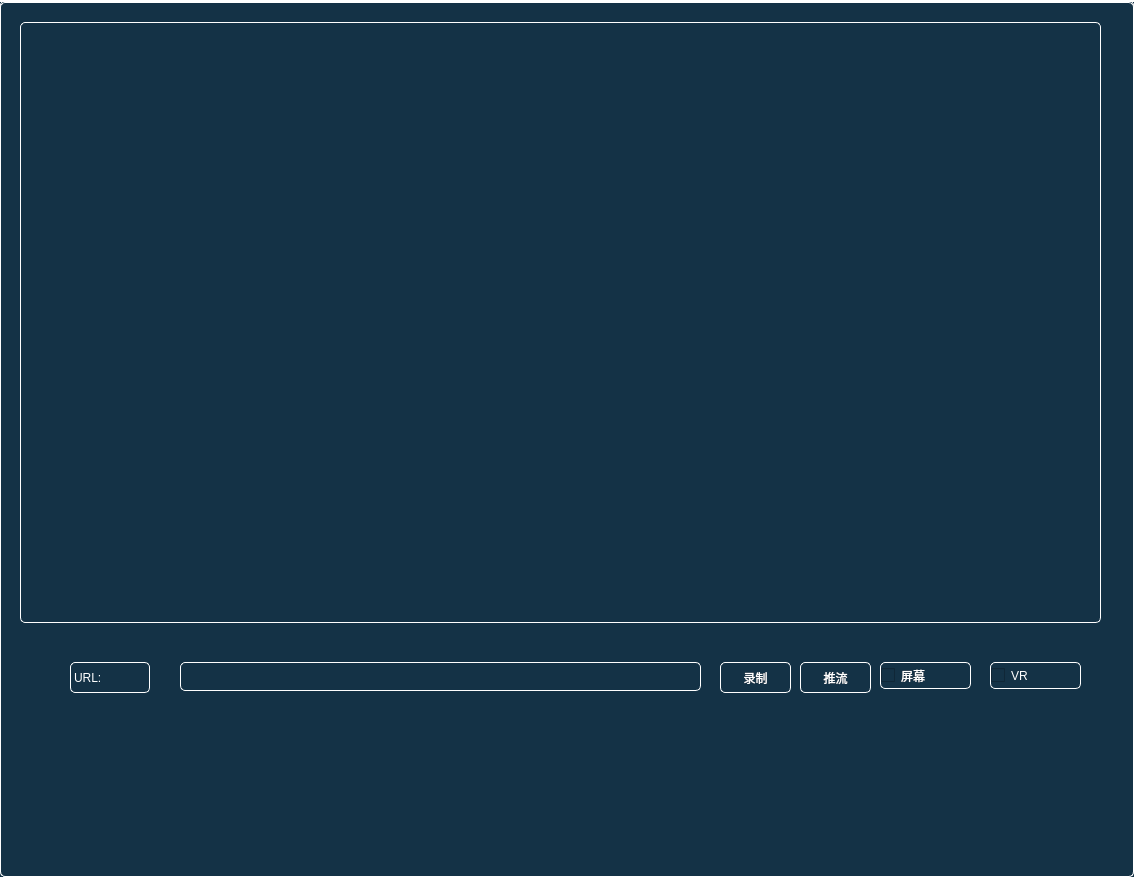
<?xml version="1.0" encoding="UTF-8"?>
<ui version="4.0">
 <class>RecordMainWindow</class>
 <widget class="QMainWindow" name="RecordMainWindow">
  <property name="geometry">
   <rect>
    <x>0</x>
    <y>0</y>
    <width>1134</width>
    <height>877</height>
   </rect>
  </property>
  <property name="windowTitle">
   <string>Webrtc推流demo</string>
  </property>
  <property name="styleSheet">
   <string notr="true">QWidget, QLabel{
                        color:white;
                        border: 1px solid white;
                        padding:0;
                        border-radius:5px;
							background-color:rgb(20,50,70);
                      /**  background-color:rgba(250,170,0,150);**/
  }

/*TabWidget*/
QTabWidget{
/*给tabwidget设置etAttribute(Qt::WA_StyledBackground)*/
border: 1px solid white;
background-color:rgb(20,50,70);
}
QTabWidget::tab-bar{
alignment:left;
left:1px;
}
QTabWidget::pane { 
/*background-color:rgb(20,50,70);*/
border:1px solid white;
} 
QTabBar{
/*只有有按钮的地方才是tabbar，空白处是tabwidget的*/
background-color:white;
}
QTabBar::tab{/*页签*/
min-height:28px;
padding:0 10px;
border:0;
margin:1px 1px 0 0;
background-color:rgb(20,50,70);
}
QTabBar::tab:first{
margin-left:1px;
}
QTabBar::tab:hover{
color:cyan;
}
QTabBar::tab:selected{
background-color: rgb(20, 100, 150);
}
QTabBar::tab:selected:hover{
}

QTabBar::tear{
}
QTabBar::scroller{
}
QMenu {
     background-color: rgb(20,50,70); /* sets background of the menu 设置整个菜单区域的背景色，我用的是白色：white*/
     border: 1px solid white;/*整个菜单区域的边框粗细、样式、颜色*/
 }
  
 QMenu::item {
     /* sets background of menu item. set this to something non-transparent
         if you want menu color and menu item color to be different */
     background-color: transparent;
     padding:8px 32px;/*设置菜单项文字上下和左右的内边距，效果就是菜单中的条目左右上下有了间隔*/
     margin:0px 8px;/*设置菜单项的外边距*/
     border-bottom:1px solid #DBDBDB;/*为菜单项之间添加横线间隔*/
 }
  
 QMenu::item:selected { /* when user selects item using mouse or keyboard */
     background-color: #2dabf9;/*这一句是设置菜单项鼠标经过选中的样式*/
 }</string>
  </property>
  <widget class="QWidget" name="centralwidget">
   <widget class="QPushButton" name="m_b_rec">
    <property name="geometry">
     <rect>
      <x>800</x>
      <y>660</y>
      <width>71</width>
      <height>31</height>
     </rect>
    </property>
    <property name="text">
     <string>推流</string>
    </property>
   </widget>
   <widget class="QFrame" name="vdMain">
    <property name="geometry">
     <rect>
      <x>20</x>
      <y>20</y>
      <width>1081</width>
      <height>601</height>
     </rect>
    </property>
    <property name="frameShape">
     <enum>QFrame::StyledPanel</enum>
    </property>
    <property name="frameShadow">
     <enum>QFrame::Raised</enum>
    </property>
   </widget>
   <widget class="QCheckBox" name="m_c_vr">
    <property name="geometry">
     <rect>
      <x>990</x>
      <y>660</y>
      <width>91</width>
      <height>27</height>
     </rect>
    </property>
    <property name="text">
     <string>VR</string>
    </property>
   </widget>
   <widget class="QCheckBox" name="m_c_screen">
    <property name="geometry">
     <rect>
      <x>880</x>
      <y>660</y>
      <width>91</width>
      <height>27</height>
     </rect>
    </property>
    <property name="text">
     <string>屏幕</string>
    </property>
   </widget>
   <widget class="QLabel" name="m_l_url">
    <property name="geometry">
     <rect>
      <x>70</x>
      <y>660</y>
      <width>80</width>
      <height>31</height>
     </rect>
    </property>
    <property name="text">
     <string>URL:</string>
    </property>
   </widget>
   <widget class="QLineEdit" name="m_url">
    <property name="geometry">
     <rect>
      <x>180</x>
      <y>660</y>
      <width>521</width>
      <height>29</height>
     </rect>
    </property>
   </widget>
   <widget class="QPushButton" name="m_b_record">
    <property name="geometry">
     <rect>
      <x>720</x>
      <y>660</y>
      <width>71</width>
      <height>31</height>
     </rect>
    </property>
    <property name="text">
     <string>录制</string>
    </property>
   </widget>
  </widget>
  <widget class="QMenuBar" name="menubar">
   <property name="geometry">
    <rect>
     <x>0</x>
     <y>0</y>
     <width>1134</width>
     <height>50</height>
    </rect>
   </property>
  </widget>
 </widget>
 <resources/>
 <connections/>
</ui>
